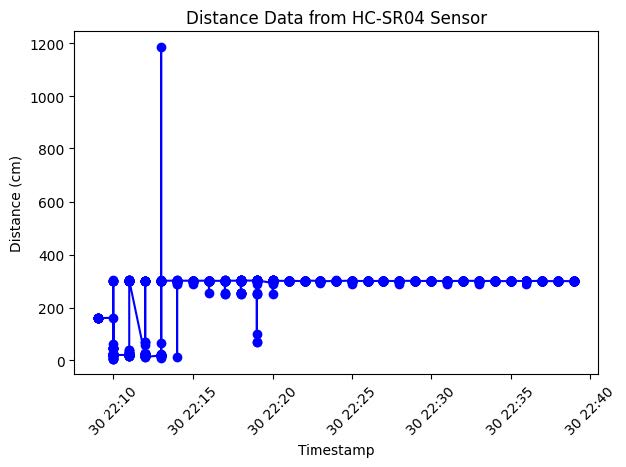

This figure's Python source:
import pandas as pd
import matplotlib.pyplot as plt

# Load the CSV file into a DataFrame
df = pd.read_csv('HC_SR04_data_2024-07-30_22-09-50.csv')

# Convert the Timestamp column to datetime format
df['Timestamp'] = pd.to_datetime(df['Timestamp'], format='%d/%m/%Y %H:%M')

# Remove ' cm' from the Distance column and convert it to numeric values
df['Distance (cm)'] = df['Distance (cm)'].str.replace(' cm', '').astype(float)

# Create a simple line plot
plt.plot(df['Timestamp'], df['Distance (cm)'], marker='o', linestyle='-', color='blue')

# Add titles and labels
plt.title('Distance Data from HC-SR04 Sensor')
plt.xlabel('Timestamp')
plt.ylabel('Distance (cm)')

# Improve layout and display the plot
plt.xticks(rotation=45)  # Rotate x-axis labels for better readability
plt.tight_layout()
plt.show()
